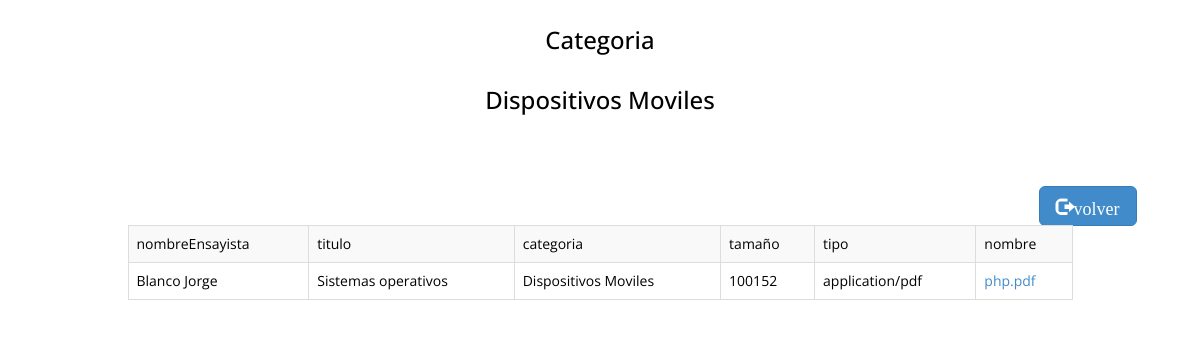
The app's page /dispoMovil.php with its own data.
### tables this page shows
CREATE TABLE `documento` (
  `id_documento` int(10) UNSIGNED NOT NULL,
  `nombreEnsayista` varchar(150) DEFAULT NULL,
  `titulo` varchar(150) DEFAULT NULL,
  `categoria` mediumtext,
  `tamanio` int(10) UNSIGNED DEFAULT NULL,
  `tipo` varchar(150) DEFAULT NULL,
  `nombre_archivo` varchar(255) DEFAULT NULL
);

### config.inc.php (called while the page is built, shortened)
<?php
class Conect_MySql {
     var $obj = array ( "dbname"	=>	"test",
                       "dbuser"		=>	"root"		,
                       "dbpwd"		=>	""		,
                       "dbhost"		=>	"localhost"	);
     var $db_connect_id = "";
    private function connect(){
		$this->db_connect_id = mysqli_connect($this->obj['dbhost'],$this->obj['dbuser'],$this->obj['dbpwd'],$this->obj['dbname']);
  }
function execute($query) {
        $this->q_id = mysqli_query($this->db_connect_id,$query);
	return $this->q_id;
    }
  public function fetch_row($q_id = "") {
        $result = mysqli_fetch_array($q_id);
        return $result;
    }
}
?>

### dispoMovil.php (the view, shortened to what this page needs)
<!DOCTYPE html>
<html>
    <head>
        <link href="assets/css/bootstrap.css" rel="stylesheet" />
        <link href="assets/css/font-awesome.min.css" rel="stylesheet" />
        <link href="assets/css/style.css" rel="stylesheet" />
    </head>
    <body>
        <h3 class="text-center">Categoria</h3>
		 <h3 class="text-center">Dispositivos Moviles</h3>
        <div class="container">
            <div class="row main-low-margin text-center">
                <div class="col-md-offset-10 col-md-2 col-sm-2">
                    <a class="btn btn-primary btn-lg glyphicon glyphicon-log-out" type="link" href="menu.organizar.php">volver</a>
                </div>
            </div>
        </div>
        <div class="container">
            <div class="row">
            <div class="col-md-offset-1 col-md-10">
                <table class="table table-striped table-bordered">
                <tr>
				<td>nombreEnsayista</td>
                <td>titulo</td>
                <td>categoria</td>
                <td>tamaño</td>
                <td>tipo</td>
                <td>nombre</td>
                </tr>
                <?php
                include 'config.inc.php';
                $db=new Conect_MySql();
                $sql = "SELECT *  FROM `documento` WHERE `categoria` LIKE 'Dispositivos Moviles'";
                $query = $db->execute($sql);
                while($datos=$db->fetch_row($query)){?>
                <tr>
				 <td><?php echo $datos['nombreEnsayista']; ?></td>
                <td><?php echo $datos['titulo']; ?></td>
                <td><?php echo $datos['categoria']; ?></td>
                <td><?php echo $datos['tamanio']; ?></td>
                <td><?php echo $datos['tipo']; ?></td>
                <td><a href="archivo.php?id=<?php echo $datos['id_documento']?>"><?php echo $datos['nombre_archivo']; ?></a></td>
                </tr>
                <?php  } ?>
                </table>
            </div>
        </div>
        </div>
    </body>
</html>

### assets/css/style.css (style rules this page uses)
body { font-family: 'Open Sans', sans-serif; font-size: 14px; color: #000; line-height: 16px; font-weight: 400; background:url('assets/img/slider/images/3.png') repeat 0 0; }
h1, h2, h3, h4, h5, h6 { font-family: 'Open Sans', sans-serif; line-height: 40px; }
.text-center { text-align: center; }
.main-low-margin { margin-top: 55px; }
a, a:hover { text-decoration: none; }

### records on screen
documento: nombreEnsayista "Blanco Jorge", titulo "Sistemas operativos", categoria "Dispositivos Moviles", tamanio "100152", tipo "application/pdf", nombre_archivo "php.pdf"
